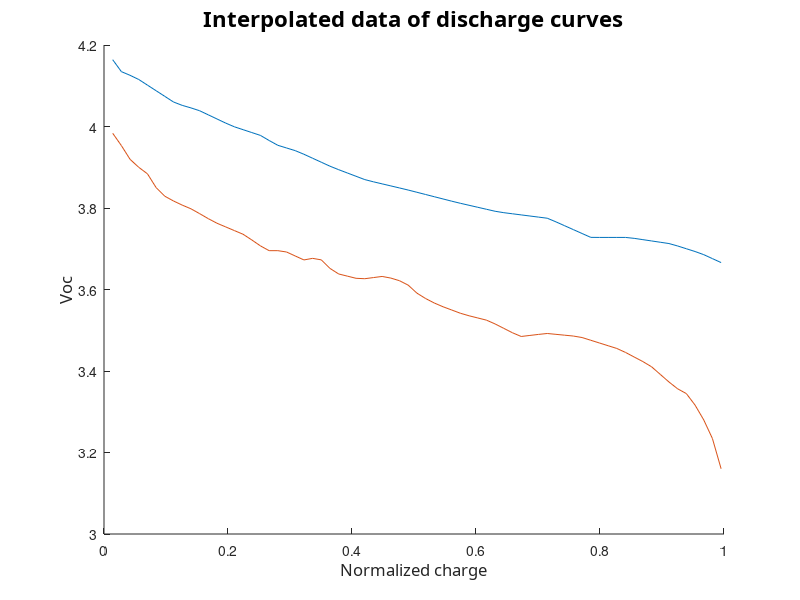

Write the MATLAB code that produced this figure. (Note: this script raises an error after producing the figure.)
upper_current=0.145;
lower_current=1.440;

upper=load('upper_curve.txt');
lower=load('lower_curve.txt');

%Contains a cap-voc table by row
%cap vcc
%cap2 vcc2
%cap3 vcc3
x_interp_upper= 0:0.1:max(upper(:,+1));
upper_interp=[x_interp_upper' interp1(upper(:,1), upper(:,2), x_interp_upper)'];

x_interp_lower= 0:0.1:max(lower(:,+1));
lower_interp=[x_interp_lower' interp1(lower(:,1), lower(:,2), x_interp_lower)'];

%Obtain data in a different number of points
max_interp_value=min(max(upper(:,1)), max(lower(:,1)));
min_interp_value=max(min(upper(:,1)), min(lower(:,1)));

%Taglia il vettore
upper_interp=upper_interp(find( upper_interp(:,1)>min_interp_value), :);
upper_interp=upper_interp(find( upper_interp(:,1)<max_interp_value), :);

lower_interp=lower_interp(find( lower_interp(:,1)>min_interp_value), :);
lower_interp=lower_interp(find( lower_interp(:,1)<max_interp_value), :);

%Normalize the vector
divide_by=max_interp_value-min_interp_value;
upper_interp(:,1)=upper_interp(:,1)/divide_by;
lower_interp(:,1)=lower_interp(:,1)/divide_by;

figure
hold on
plot(upper_interp(:,1), upper_interp(:,2))
plot(lower_interp(:,1), lower_interp(:,2))
title('Interpolated data of discharge curves', 'Fontname', 'DejaVu', 'FontSize', 16);
xlabel('Normalized charge', 'FontName', 'DejaVu', 'FontSize', 12);
ylabel('Voc', 'FontName', 'DejaVu', 'FontSize', 12);
Rs=[];
for i=1:length(upper_interp(:,1))
  Vbc1=lower_interp(i,2);
  Ibc1=lower_current;
  Vbc2=upper_interp(i,2);
  Ibc2=upper_current;
  R=(Vbc2-Vbc1)/(Ibc1-Ibc2);
  Voc=Vbc1+R*Ibc1;

  %Build a Cap-R-V table
  Rs=[Rs;lower_interp(i,1) R Voc];
end


%Interpolate equation for VSoc
x=[min(Rs(:,1)):0.001:max(Rs(:,1))];
p0=[1 1 1 1 1 1 1];
p=fminsearch('vsoc_error', p0, [], [], Rs(:,1), Rs(:,3));
p1=p;
x=[min(Rs(:,1)):0.001:max(Rs(:,1))];
y=feval('vsoc2voc', p, x);
figure;
plot(x, y, Rs(:,1), Rs(:,3));
title('Measured vs. fitted VSOC curve', 'Fontname', 'DejaVu', 'FontSize', 16);
xlabel('Normalized charge', 'FontName', 'DejaVu', 'FontSize', 12);
ylabel('VSOC', 'FontName', 'DejaVu', 'FontSize', 12);

%Interpolate equation for R
x=[min(Rs(:,1)):0.001:max(Rs(:,1))];
p0=[1 1 1];
p=fmins('r_error', p0, [], [], Rs(:,1), Rs(:,2));
p2=p;
x=[min(Rs(:,1)):0.001:max(Rs(:,1))];
y=feval('vsoc2r', p, x);
figure;
plot(x, y, Rs(:,1), Rs(:,2));
title('Measured vs. fitted R curve', 'Fontname', 'DejaVu', 'FontSize', 16);
xlabel('Normalized charge', 'FontName', 'DejaVu', 'FontSize', 12);
ylabel('R', 'FontName', 'DejaVu', 'FontSize', 12);
